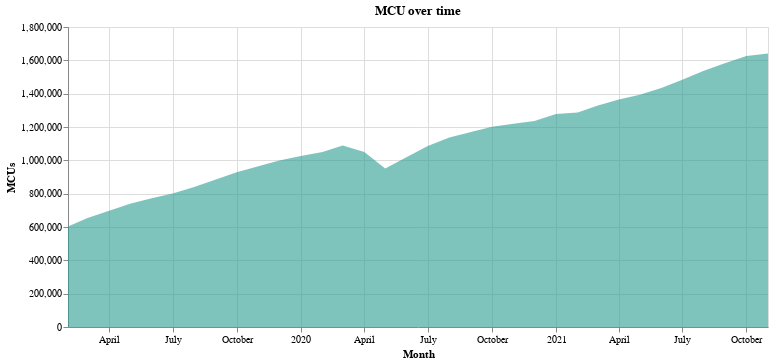

Source (notebook cell):
### Markdown cell above
The main purpose of this chart is to display how MCU status is maintained over 35 day stretches. Note that 35 days is exactly 5 weeks. During weeks 2020-04 and 2020-14 the customer made only one transaction, but because of the 35 day period, the customer maintained MCU status until week 2020-14. Then it stopped as the customer was not making any other transactions in the next half-year.

As of this date, our example customer is an MCU since 2020-53. There are some card transactions every other week, but all of them are within 35 days, so the activity is continuous throughout the whole year 2021.

In this chart we can also visualize the MCU/lifespan ratio, which is 63% for this customer (percentage is not visible on the chart). It is the area covered in orange - the amount of lifetime spent with an MCU status.

### 1.3. Activity periods <a name="13"></a>
Activity periods (orange time spans in the chart above) are an important part of the concept. If we are seeking to increase card usage and reduce lapses, MCU periods should get longer and more continuous. Ideally covering the whole lifespan of the customer. Lapsing card usage might also be not the worst situation, as long as the customer maintains a high MCU/lifespan ratio.

### 1.4. MCU numbers <a name="14"></a>
In the introduction we can also quickly see how the MCU numbers look. The chart below displays how MCU numbers have changed over time in the past 3 years.

### Code cell
ftmau_mcu_mau = ftmau_mcu_mau.rename(
    columns={"ftmau": "ftMAU", "mcus": "MCU", "maus": "MAU"}
)
base = alt.Chart(ftmau_mcu_mau).encode(x=alt.X("month:T", title="Month"))

mcu_area = base.mark_area(opacity=0.6, color="#2a9d8f").encode(
    y=alt.Y("MCU:Q", title="MCUs")
)
nearest = alt.selection(
    type="single", nearest=True, on="mouseover", fields=["month"], empty="none"
)
selectors = (
    base.mark_point()
    .encode(
        alt.X("month:T"),
        opacity=alt.value(0),
    )
    .add_selection(nearest)
)
points_mcu_area = base.mark_point(color="#2a9d8f").encode(
    y=alt.Y("MCU:Q"), opacity=alt.condition(nearest, alt.value(1), alt.value(0))
)
text_mcu_area = mcu_area.mark_text(align="left", dx=5, dy=-5).encode(
    y=alt.Y("MCU:Q"), text=alt.condition(nearest, "MCU:Q", alt.value(" "), format=",")
)
rules = (
    base.mark_rule(color="gray")
    .encode(
        x="month:T",
    )
    .transform_filter(nearest)
)
alt.layer(mcu_area, selectors, points_mcu_area, text_mcu_area, rules).properties(
    width=700, height=300, title="MCU over time"
)

### Figure 1 — Vega-Lite specification as saved in the notebook (floating-point values rounded to 4 significant figures)
{"config": {"view": {"continuousWidth": 400, "continuousHeight": 300}}, "layer": [{"mark": {"type": "area", "color": "#2a9d8f", "opacity": 0.6}, "encoding": {"x": {"type": "temporal", "field": "month", "title": "Month"}, "y": {"type": "quantitative", "field": "MCU", "title": "MCUs"}}}, {"mark": "point", "encoding": {"opacity": {"value": 0}, "x": {"type": "temporal", "field": "month"}}, "selection": {"selector001": {"type": "single", "nearest": true, "on": "mouseover", "fields": ["month"], "empty": "none"}}}, {"mark": {"type": "point", "color": "#2a9d8f"}, "encoding": {"opacity": {"condition": {"value": 1, "selection": "selector001"}, "value": 0}, "x": {"type": "temporal", "field": "month", "title": "Month"}, "y": {"type": "quantitative", "field": "MCU"}}}, {"mark": {"type": "text", "align": "left", "dx": 5, "dy": -5}, "encoding": {"text": {"condition": {"type": "quantitative", "field": "MCU", "format": ",", "selection": "selector001"}, "value": " "}, "x": {"type": "temporal", "field": "month", "title": "Month"}, "y": {"type": "quantitative", "field": "MCU"}}}, {"mark": {"type": "rule", "color": "gray"}, "encoding": {"x": {"type": "temporal", "field": "month"}}, "transform": [{"filter": {"selection": "selector001"}}]}], "data": {"name": "data-33b136a10cdb8098dc40755a702f60b7"}, "height": 300, "title": "MCU over time", "width": 700, "$schema": "https://vega.github.io/schema/vega-lite/v4.8.1.json", "datasets": {"data-33b136a10cdb8098dc40755a702f60b7": [{"month": "2021-11", "ftMAU": 3136373, "MAU": 1931965, "MCU": 1641133, "perc_on_mau": 0.8495, "perc_on_ftmau": 0.5233}, {"month": "2021-10", "ftMAU": 3087803, "MAU": 1927666, "MCU": 1625592, "perc_on_mau": 0.8433, "perc_on_ftmau": 0.5265}, {"month": "2021-09", "ftMAU": 3012535, "MAU": 1920925, "MCU": 1583434, "perc_on_mau": 0.8243, "perc_on_ftmau": 0.5256}, {"month": "2021-08", "ftMAU": 2925981, "MAU": 1873459, "MCU": 1537653, "perc_on_mau": 0.8208, "perc_on_ftmau": 0.5255}, {"month": "2021-07", "ftMAU": 2847425, "MAU": 1817953, "MCU": 1484104, "perc_on_mau": 0.8164, "perc_on_ftmau": 0.5212}, {"month": "2021-06", "ftMAU": 2780902, "MAU": 1764243, "MCU": 1434528, "perc_on_mau": 0.8131, "perc_on_ftmau": 0.5158}, {"month": "2021-05", "ftMAU": 2723543, "MAU": 1729635, "MCU": 1392935, "perc_on_mau": 0.8053, "perc_on_ftmau": 0.5114}, {"month": "2021-04", "ftMAU": 2661031, "MAU": 1690704, "MCU": 1365552, "perc_on_mau": 0.8077, "perc_on_ftmau": 0.5132}, {"month": "2021-03", "ftMAU": 2600721, "MAU": 1651761, "MCU": 1328235, "perc_on_mau": 0.8041, "perc_on_ftmau": 0.5107}, {"month": "2021-02", "ftMAU": 2537109, "MAU": 1615430, "MCU": 1287659, "perc_on_mau": 0.7971, "perc_on_ftmau": 0.5075}, {"month": "2021-01", "ftMAU": 2460056, "MAU": 1576185, "MCU": 1277952, "perc_on_mau": 0.8108, "perc_on_ftmau": 0.5195}, {"month": "2020-12", "ftMAU": 2398664, "MAU": 1538433, "MCU": 1236271, "perc_on_mau": 0.8036, "perc_on_ftmau": 0.5154}, {"month": "2020-11", "ftMAU": 2335030, "MAU": 1490344, "MCU": 1219094, "perc_on_mau": 0.818, "perc_on_ftmau": 0.5221}, {"month": "2020-10", "ftMAU": 2273870, "MAU": 1455269, "MCU": 1200769, "perc_on_mau": 0.8251, "perc_on_ftmau": 0.5281}, {"month": "2020-09", "ftMAU": 2210271, "MAU": 1427294, "MCU": 1169984, "perc_on_mau": 0.8197, "perc_on_ftmau": 0.5293}, {"month": "2020-08", "ftMAU": 2143797, "MAU": 1388032, "MCU": 1136300, "perc_on_mau": 0.8186, "perc_on_ftmau": 0.53}, {"month": "2020-07", "ftMAU": 2081874, "MAU": 1348988, "MCU": 1085642, "perc_on_mau": 0.8048, "perc_on_ftmau": 0.5215}, {"month": "2020-06", "ftMAU": 2026491, "MAU": 1287451, "MCU": 1020086, "perc_on_mau": 0.7923, "perc_on_ftmau": 0.5034}, {"month": "2020-05", "ftMAU": 1973041, "MAU": 1237766, "MCU": 950692, "perc_on_mau": 0.7681, "perc_on_ftmau": 0.4818}, {"month": "2020-04", "ftMAU": 2034488, "MAU": 1185174, "MCU": 1050452, "perc_on_mau": 0.8863, "perc_on_ftmau": 0.5163}, {"month": "2020-03", "ftMAU": 1986932, "MAU": 1267105, "MCU": 1088833, "perc_on_mau": 0.8593, "perc_on_ftmau": 0.548}, {"month": "2020-02", "ftMAU": 1913847, "MAU": 1282868, "MCU": 1049860, "perc_on_mau": 0.8184, "perc_on_ftmau": 0.5486}, {"month": "2020-01", "ftMAU": 1836822, "MAU": 1236078, "MCU": 1026134, "perc_on_mau": 0.8302, "perc_on_ftmau": 0.5586}, {"month": "2019-12", "ftMAU": 1775148, "MAU": 1194664, "MCU": 998638, "perc_on_mau": 0.8359, "perc_on_ftmau": 0.5626}, {"month": "2019-11", "ftMAU": 1697193, "MAU": 1159560, "MCU": 964473, "perc_on_mau": 0.8318, "perc_on_ftmau": 0.5683}, {"month": "2019-10", "ftMAU": 1608548, "MAU": 1123840, "MCU": 928738, "perc_on_mau": 0.8264, "perc_on_ftmau": 0.5774}, {"month": "2019-09", "ftMAU": 1524613, "MAU": 1088177, "MCU": 884980, "perc_on_mau": 0.8133, "perc_on_ftmau": 0.5805}, {"month": "2019-08", "ftMAU": 1451441, "MAU": 1018508, "MCU": 840396, "perc_on_mau": 0.8251, "perc_on_ftmau": 0.579}, {"month": "2019-07", "ftMAU": 1377939, "MAU": 972561, "MCU": 800484, "perc_on_mau": 0.8231, "perc_on_ftmau": 0.5809}, {"month": "2019-06", "ftMAU": 1311369, "MAU": 923772, "MCU": 773048, "perc_on_mau": 0.8368, "perc_on_ftmau": 0.5895}, {"month": "2019-05", "ftMAU": 1241109, "MAU": 897622, "MCU": 738833, "perc_on_mau": 0.8231, "perc_on_ftmau": 0.5953}, {"month": "2019-04", "ftMAU": 1165259, "MAU": 858085, "MCU": 697939, "perc_on_mau": 0.8134, "perc_on_ftmau": 0.599}, {"month": "2019-03", "ftMAU": 1086023, "MAU": 812469, "MCU": 653682, "perc_on_mau": 0.8046, "perc_on_ftmau": 0.6019}, {"month": "2019-02", "ftMAU": 1011609, "MAU": 767146, "MCU": 602864, "perc_on_mau": 0.7859, "perc_on_ftmau": 0.5959}]}}
